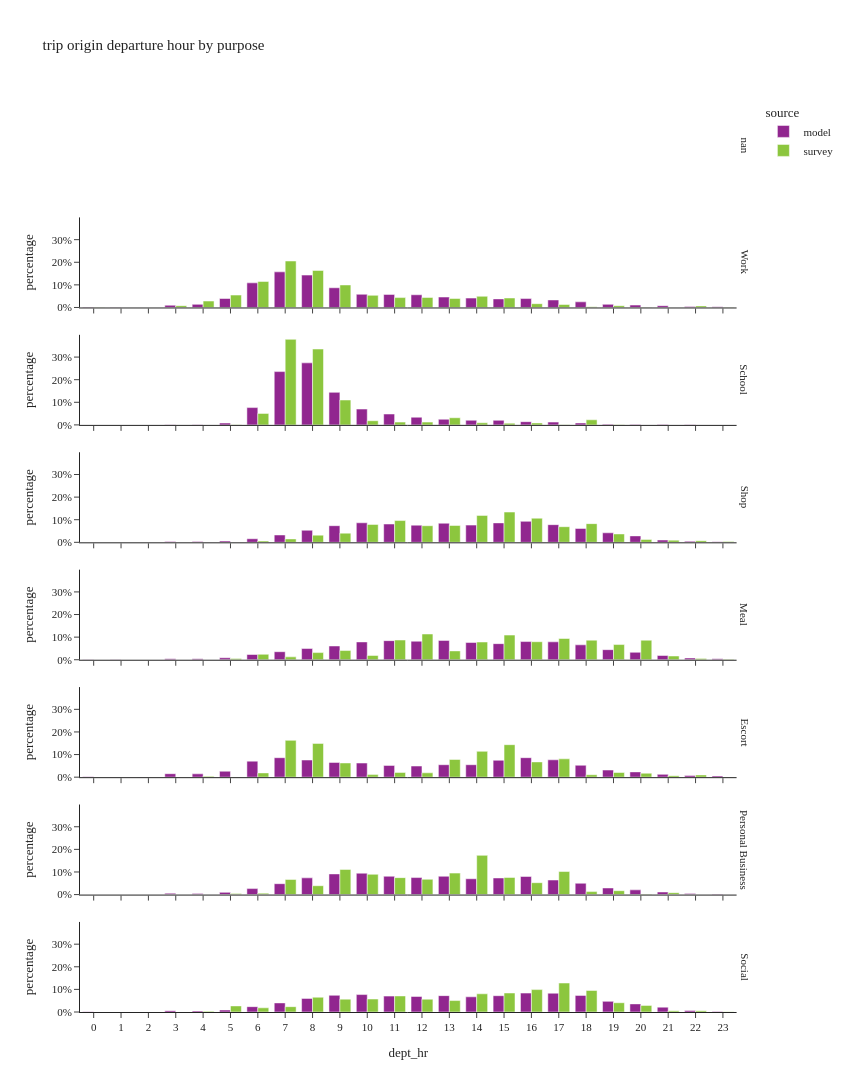

This figure's notebook cell:
### Code cell
df_plot = (
    df_trip.group_by(['dept_hr', 'dpurp_label', 'source'])
    .agg([
        pl.col('trexpfac').count().alias('sample_count'),
        pl.col('trexpfac').sum().alias('trexpfac')
    ])
    .with_columns(
        (pl.col('trexpfac') / pl.col('trexpfac').sum().over(['dpurp_label', 'source'])).alias('percentage')
    )
)

fig = px.bar(df_plot.sort(['source', 'dpurp_label']).to_pandas(),
             x="dept_hr", y="percentage", color="source", barmode="group",
             facet_row='dpurp_label',
             hover_data=['trexpfac', 'sample_count'],
             title="trip origin departure hour by purpose")
fig.update_layout(height=1500, width=850)
fig.for_each_annotation(lambda a: a.update(text=a.text.split("=")[-1]))
fig.for_each_xaxis(lambda a: a.update(dict(dtick=1, categoryorder='category ascending')))
fig.for_each_yaxis(lambda a: a.update(dict(tickformat=".0%")))
fig.show()

### Figure 1 — Plotly figure (JSON) as saved in the notebook; plotly's stock layout.template omitted (floating-point values rounded to 4 significant figures)
{"data": [{"alignmentgroup": "True", "customdata": [[7697.0, 7697.0], [22960.0, 22960.0], [89480.0, 89480.0], [85520.0, 85520.0], [3627.0, 3627.0], [21400.0, 21400.0], [308700.0, 308700.0], [84970.0, 84970.0], [339300.0, 339300.0], [121000.0, 121000.0], [99440.0, 99440.0], [9664.0, 9664.0], [124600.0, 124600.0], [71700.0, 71700.0], [53690.0, 53690.0], [30060.0, 30060.0], [2494.0, 2494.0], [16950.0, 16950.0], [234600.0, 234600.0], [81860.0, 81860.0], [859.0, 859.0], [29800.0, 29800.0], [125700.0, 125700.0], [187800.0, 187800.0]], "hovertemplate": "source=model<br>dpurp_label=Work<br>dept_hr=%{x}<br>percentage=%{y}<br>trexpfac=%{customdata[0]}<br>sample_count=%{customdata[1]}<extra></extra>", "legendgroup": "model", "marker": {"color": "#91268F", "pattern": {"shape": ""}}, "name": "model", "offsetgroup": "model", "orientation": "v", "showlegend": true, "textposition": "auto", "type": "bar", "x": [23, 20, 14, 5, 0, 3, 8, 16, 7, 12, 13, 22, 11, 17, 18, 19, 1, 21, 6, 15, 2, 4, 10, 9], "xaxis": "x7", "y": [0.003574, 0.01066, 0.04154, 0.03971, 0.001684, 0.009936, 0.1433, 0.03945, 0.1575, 0.05619, 0.04617, 0.004487, 0.05785, 0.03329, 0.02493, 0.01396, 0.001158, 0.00787, 0.1089, 0.03801, 0.0003988, 0.01384, 0.05836, 0.0872], "yaxis": "y7"}, {"alignmentgroup": "True", "customdata": [[1845.0, 1845.0], [5481.0, 5481.0], [8355.0, 8355.0], [51500.0, 51500.0], [537.0, 537.0], [13590.0, 13590.0], [158600.0, 158600.0], [659.0, 659.0], [5683.0, 5683.0], [47120.0, 47120.0], [10.0, 10.0], [22810.0, 22810.0], [52.0, 52.0], [2.0, 2.0], [32360.0, 32360.0], [16740.0, 16740.0], [1539.0, 1539.0], [96790.0, 96790.0], [93.0, 93.0], [184600.0, 184600.0], [13780.0, 13780.0], [900.0, 900.0], [9638.0, 9638.0]], "hovertemplate": "source=model<br>dpurp_label=School<br>dept_hr=%{x}<br>percentage=%{y}<br>trexpfac=%{customdata[0]}<br>sample_count=%{customdata[1]}<extra></extra>", "legendgroup": "model", "marker": {"color": "#91268F", "pattern": {"shape": ""}}, "name": "model", "offsetgroup": "model", "orientation": "v", "showlegend": false, "textposition": "auto", "type": "bar", "x": [19, 5, 17, 6, 3, 15, 7, 4, 18, 10, 0, 12, 23, 1, 11, 13, 20, 9, 22, 8, 14, 21, 16], "xaxis": "x6", "y": [0.002743, 0.008148, 0.01242, 0.07656, 0.0007983, 0.0202, 0.2358, 0.0009797, 0.008448, 0.07004, 1.487e-05, 0.03391, 7.73e-05, 2.973e-06, 0.04811, 0.02488, 0.002288, 0.1439, 0.0001383, 0.2744, 0.02048, 0.001338, 0.01433], "yaxis": "y6"}, {"alignmentgroup": "True", "customdata": [[67790.0, 67790.0], [12290.0, 12290.0], [21330.0, 21330.0], [8041.0, 8041.0], [111200.0, 111200.0], [153300.0, 153300.0], [335.0, 335.0], [158500.0, 158500.0], [180100.0, 180100.0], [87620.0, 87620.0], [7840.0, 7840.0], [59400.0, 59400.0], [1125.0, 1125.0], [168600.0, 168600.0], [32810.0, 32810.0], [5613.0, 5613.0], [127900.0, 127900.0], [176100.0, 176100.0], [9627.0, 9627.0], [193500.0, 193500.0], [179100.0, 179100.0], [162800.0, 162800.0], [158100.0, 158100.0], [791.0, 791.0]], "hovertemplate": "source=model<br>dpurp_label=Shop<br>dept_hr=%{x}<br>percentage=%{y}<br>trexpfac=%{customdata[0]}<br>sample_count=%{customdata[1]}<extra></extra>", "legendgroup": "model", "marker": {"color": "#91268F", "pattern": {"shape": ""}}, "name": "model", "offsetgroup": "model", "orientation": "v", "showlegend": false, "textposition": "auto", "type": "bar", "x": [7, 5, 21, 4, 8, 9, 2, 14, 10, 19, 3, 20, 0, 11, 6, 23, 18, 13, 22, 16, 15, 17, 12, 1], "xaxis": "x5", "y": [0.03253, 0.005899, 0.01024, 0.003859, 0.05339, 0.07357, 0.0001608, 0.07608, 0.08642, 0.04205, 0.003762, 0.0285, 0.0005399, 0.08091, 0.01574, 0.002694, 0.06136, 0.08451, 0.00462, 0.09286, 0.08593, 0.07811, 0.07589, 0.0003796], "yaxis": "y5"}, {"alignmentgroup": "True", "customdata": [[62690.0, 62690.0], [45850.0, 45850.0], [86890.0, 86890.0], [618.0, 618.0], [4657.0, 4657.0], [81460.0, 81460.0], [8982.0, 8982.0], [67850.0, 67850.0], [19360.0, 19360.0], [78390.0, 78390.0], [7912.0, 7912.0], [33800.0, 33800.0], [50990.0, 50990.0], [73220.0, 73220.0], [81110.0, 81110.0], [23790.0, 23790.0], [36560.0, 36560.0], [82750.0, 82750.0], [4241.0, 4241.0], [231.0, 231.0], [4187.0, 4187.0], [928.0, 928.0], [88130.0, 88130.0], [84320.0, 84320.0]], "hovertemplate": "source=model<br>dpurp_label=Meal<br>dept_hr=%{x}<br>percentage=%{y}<br>trexpfac=%{customdata[0]}<br>sample_count=%{customdata[1]}<extra></extra>", "legendgroup": "model", "marker": {"color": "#91268F", "pattern": {"shape": ""}}, "name": "model", "offsetgroup": "model", "orientation": "v", "showlegend": false, "textposition": "auto", "type": "bar", "x": [9, 19, 11, 1, 4, 17, 5, 18, 21, 14, 22, 20, 8, 15, 10, 6, 7, 16, 3, 2, 23, 0, 13, 12], "xaxis": "x4", "y": [0.06093, 0.04456, 0.08445, 0.0006006, 0.004526, 0.07917, 0.00873, 0.06594, 0.01881, 0.07618, 0.00769, 0.03285, 0.04956, 0.07116, 0.07883, 0.02312, 0.03553, 0.08043, 0.004122, 0.0002245, 0.004069, 0.0009019, 0.08565, 0.08195], "yaxis": "y4"}, {"alignmentgroup": "True", "customdata": [[587.0, 587.0], [1412.0, 1412.0], [91620.0, 91620.0], [127800.0, 127800.0], [118000.0, 118000.0], [91660.0, 91660.0], [143400.0, 143400.0], [124200.0, 124200.0], [25600.0, 25600.0], [143200.0, 143200.0], [126100.0, 126100.0], [52390.0, 52390.0], [2114.0, 2114.0], [87530.0, 87530.0], [38860.0, 38860.0], [20580.0, 20580.0], [9059.0, 9059.0], [43690.0, 43690.0], [108500.0, 108500.0], [11450.0, 11450.0], [86620.0, 86620.0], [81870.0, 81870.0], [24470.0, 24470.0], [104000.0, 104000.0]], "hovertemplate": "source=model<br>dpurp_label=Escort<br>dept_hr=%{x}<br>percentage=%{y}<br>trexpfac=%{customdata[0]}<br>sample_count=%{customdata[1]}<extra></extra>", "legendgroup": "model", "marker": {"color": "#91268F", "pattern": {"shape": ""}}, "name": "model", "offsetgroup": "model", "orientation": "v", "showlegend": false, "textposition": "auto", "type": "bar", "x": [2, 1, 13, 17, 6, 14, 16, 15, 3, 7, 8, 19, 0, 18, 20, 21, 23, 5, 9, 22, 11, 12, 4, 10], "xaxis": "x3", "y": [0.0003526, 0.0008481, 0.05503, 0.07679, 0.07089, 0.05505, 0.08615, 0.07463, 0.01538, 0.08602, 0.07576, 0.03147, 0.00127, 0.05257, 0.02334, 0.01236, 0.005441, 0.02624, 0.06517, 0.006878, 0.05203, 0.04918, 0.0147, 0.06247], "yaxis": "y3"}, {"alignmentgroup": "True", "customdata": [[69170.0, 69170.0], [78910.0, 78910.0], [8455.0, 8455.0], [9868.0, 9868.0], [4415.0, 4415.0], [60380.0, 60380.0], [69910.0, 69910.0], [63370.0, 63370.0], [25240.0, 25240.0], [17960.0, 17960.0], [63810.0, 63810.0], [81610.0, 81610.0], [43260.0, 43260.0], [2267.0, 2267.0], [41520.0, 41520.0], [22820.0, 22820.0], [64940.0, 64940.0], [55590.0, 55590.0], [4799.0, 4799.0], [318.0, 318.0], [117.0, 117.0], [3729.0, 3729.0], [69900.0, 69900.0], [522.0, 522.0]], "hovertemplate": "source=model<br>dpurp_label=Personal Business<br>dept_hr=%{x}<br>percentage=%{y}<br>trexpfac=%{customdata[0]}<br>sample_count=%{customdata[1]}<extra></extra>", "legendgroup": "model", "marker": {"color": "#91268F", "pattern": {"shape": ""}}, "name": "model", "offsetgroup": "model", "orientation": "v", "showlegend": false, "textposition": "auto", "type": "bar", "x": [16, 9, 5, 21, 4, 14, 11, 15, 19, 20, 8, 10, 18, 23, 7, 6, 12, 17, 3, 1, 2, 22, 13, 0], "xaxis": "x2", "y": [0.08016, 0.09145, 0.009798, 0.01144, 0.005117, 0.06998, 0.08102, 0.07344, 0.02924, 0.02082, 0.07394, 0.09458, 0.05013, 0.002627, 0.04811, 0.02645, 0.07526, 0.06442, 0.005562, 0.0003685, 0.0001356, 0.004322, 0.08101, 0.0006049], "yaxis": "y2"}, {"alignmentgroup": "True", "customdata": [[158100.0, 158100.0], [147200.0, 147200.0], [177700.0, 177700.0], [45800.0, 45800.0], [1663.0, 1663.0], [154200.0, 154200.0], [18620.0, 18620.0], [86000.0, 86000.0], [179000.0, 179000.0], [340.0, 340.0], [50440.0, 50440.0], [76880.0, 76880.0], [100700.0, 100700.0], [961.0, 961.0], [12860.0, 12860.0], [5745.0, 5745.0], [143700.0, 143700.0], [150400.0, 150400.0], [154900.0, 154900.0], [157300.0, 157300.0], [9889.0, 9889.0], [13550.0, 13550.0], [165000.0, 165000.0], [128900.0, 128900.0]], "hovertemplate": "source=model<br>dpurp_label=Social<br>dept_hr=%{x}<br>percentage=%{y}<br>trexpfac=%{customdata[0]}<br>sample_count=%{customdata[1]}<extra></extra>", "legendgroup": "model", "marker": {"color": "#91268F", "pattern": {"shape": ""}}, "name": "model", "offsetgroup": "model", "orientation": "v", "showlegend": false, "textposition": "auto", "type": "bar", "x": [9, 12, 17, 21, 0, 15, 5, 7, 16, 2, 6, 20, 19, 1, 3, 23, 14, 11, 13, 18, 4, 22, 10, 8], "xaxis": "x", "y": [0.07388, 0.0688, 0.08304, 0.02141, 0.0007772, 0.07205, 0.008702, 0.0402, 0.08366, 0.0001589, 0.02357, 0.03593, 0.04705, 0.0004491, 0.006008, 0.002685, 0.06715, 0.0703, 0.07239, 0.0735, 0.004622, 0.006333, 0.07712, 0.06022], "yaxis": "y"}, {"alignmentgroup": "True", "customdata": [[58900.0, 148.0], [81530.0, 102.0], [42240.0, 41.0], [24970.0, 55.0], [171100.0, 263.0], [1072.0, 6.0], [305400.0, 440.0], [1692.0, 12.0], [65060.0, 134.0], [804.7, 3.0], [12000.0, 20.0], [5589.0, 21.0], [62200.0, 86.0], [379.4, 9.0], [65960.0, 191.0], [73520.0, 105.0], [79760.0, 155.0], [243200.0, 433.0], [19360.0, 48.0], [148000.0, 261.0], [11830.0, 20.0], [272.3, 1.0], [10420.0, 6.0]], "hovertemplate": "source=survey<br>dpurp_label=Work<br>dept_hr=%{x}<br>percentage=%{y}<br>trexpfac=%{customdata[0]}<br>sample_count=%{customdata[1]}<extra></extra>", "legendgroup": "survey", "marker": {"color": "#8CC63E", "pattern": {"shape": ""}}, "name": "survey", "offsetgroup": "survey", "orientation": "v", "showlegend": true, "textposition": "auto", "type": "bar", "x": [13, 5, 4, 16, 6, 23, 7, 20, 11, 0, 3, 18, 15, 21, 12, 14, 10, 8, 17, 9, 19, 1, 22], "xaxis": "x7", "y": [0.03966, 0.05489, 0.02844, 0.01681, 0.1152, 0.0007217, 0.2056, 0.001139, 0.0438, 0.0005418, 0.008077, 0.003763, 0.04188, 0.0002555, 0.04441, 0.0495, 0.0537, 0.1637, 0.01303, 0.09963, 0.007964, 0.0001834, 0.007017], "yaxis": "y7"}, {"alignmentgroup": "True", "customdata": [[3816.0, 15.0], [6224.0, 8.0], [191500.0, 231.0], [25740.0, 26.0], [4735.0, 11.0], [55710.0, 55.0], [367.7, 3.0], [169800.0, 251.0], [15980.0, 15.0], [11450.0, 3.0], [576.4, 6.0], [6223.0, 11.0], [9332.0, 19.0], [117.8, 1.0], [4386.0, 8.0]], "hovertemplate": "source=survey<br>dpurp_label=School<br>dept_hr=%{x}<br>percentage=%{y}<br>trexpfac=%{customdata[0]}<br>sample_count=%{customdata[1]}<extra></extra>", "legendgroup": "survey", "marker": {"color": "#8CC63E", "pattern": {"shape": ""}}, "name": "survey", "offsetgroup": "survey", "orientation": "v", "showlegend": false, "textposition": "auto", "type": "bar", "x": [15, 12, 7, 6, 14, 9, 5, 8, 13, 18, 17, 11, 10, 19, 16], "xaxis": "x6", "y": [0.007543, 0.0123, 0.3785, 0.05088, 0.00936, 0.1101, 0.0007268, 0.3356, 0.03159, 0.02263, 0.001139, 0.0123, 0.01845, 0.0002328, 0.00867], "yaxis": "y6"}, {"alignmentgroup": "True", "customdata": [[19920.0, 51.0], [11570.0, 10.0], [184900.0, 227.0], [128400.0, 146.0], [113900.0, 217.0], [9189.0, 11.0], [570.9, 1.0], [165700.0, 203.0], [23310.0, 36.0], [15060.0, 13.0], [115700.0, 198.0], [49360.0, 68.0], [4775.0, 7.0], [71.73, 1.0], [123000.0, 217.0], [207800.0, 207.0], [149500.0, 251.0], [63020.0, 140.0], [107300.0, 188.0], [1198.0, 1.0], [57500.0, 135.0], [795.3, 4.0]], "hovertemplate": "source=survey<br>dpurp_label=Shop<br>dept_hr=%{x}<br>percentage=%{y}<br>trexpfac=%{customdata[0]}<br>sample_count=%{customdata[1]}<extra></extra>", "legendgroup": "survey", "marker": {"color": "#8CC63E", "pattern": {"shape": ""}}, "name": "survey", "offsetgroup": "survey", "orientation": "v", "showlegend": false, "textposition": "auto", "type": "bar", "x": [20, 22, 14, 18, 12, 6, 2, 16, 7, 21, 13, 8, 23, 0, 10, 15, 11, 9, 17, 4, 19, 5], "xaxis": "x5", "y": [0.01283, 0.00745, 0.1191, 0.08269, 0.07339, 0.005919, 0.0003678, 0.1067, 0.01501, 0.009701, 0.07451, 0.0318, 0.003076, 4.621e-05, 0.07922, 0.1339, 0.09629, 0.0406, 0.06909, 0.0007714, 0.03704, 0.0005123], "yaxis": "y5"}, {"alignmentgroup": "True", "customdata": [[61880.0, 115.0], [11830.0, 15.0], [47980.0, 73.0], [27920.0, 96.0], [4300.0, 9.0], [61740.0, 52.0], [77850.0, 82.0], [17150.0, 15.0], [1436.0, 3.0], [56000.0, 63.0], [56910.0, 98.0], [29060.0, 60.0], [22600.0, 44.0], [3976.0, 3.0], [13530.0, 40.0], [81280.0, 154.0], [62290.0, 126.0], [9104.0, 32.0], [67040.0, 126.0]], "hovertemplate": "source=survey<br>dpurp_label=Meal<br>dept_hr=%{x}<br>percentage=%{y}<br>trexpfac=%{customdata[0]}<br>sample_count=%{customdata[1]}<extra></extra>", "legendgroup": "survey", "marker": {"color": "#8CC63E", "pattern": {"shape": ""}}, "name": "survey", "offsetgroup": "survey", "orientation": "v", "showlegend": false, "textposition": "auto", "type": "bar", "x": [18, 21, 19, 13, 22, 20, 15, 6, 23, 14, 16, 9, 8, 5, 10, 12, 11, 7, 17], "xaxis": "x4", "y": [0.08668, 0.01657, 0.06721, 0.03911, 0.006023, 0.08648, 0.1091, 0.02403, 0.002012, 0.07845, 0.07972, 0.04071, 0.03166, 0.00557, 0.01895, 0.1139, 0.08726, 0.01275, 0.0939], "yaxis": "y4"}, {"alignmentgroup": "True", "customdata": [[12530.0, 49.0], [22330.0, 61.0], [592.3, 8.0], [7794.0, 14.0], [94250.0, 114.0], [189200.0, 189.0], [132900.0, 145.0], [13110.0, 60.0], [21920.0, 27.0], [91000.0, 77.0], [173600.0, 204.0], [20300.0, 20.0], [23890.0, 44.0], [167100.0, 180.0], [24400.0, 44.0], [607.6, 3.0], [73020.0, 76.0], [9.165, 1.0], [78490.0, 131.0], [4054.0, 1.0], [11510.0, 12.0]], "hovertemplate": "source=survey<br>dpurp_label=Escort<br>dept_hr=%{x}<br>percentage=%{y}<br>trexpfac=%{customdata[0]}<br>sample_count=%{customdata[1]}<extra></extra>", "legendgroup": "survey", "marker": {"color": "#8CC63E", "pattern": {"shape": ""}}, "name": "survey", "offsetgroup": "survey", "orientation": "v", "showlegend": false, "textposition": "auto", "type": "bar", "x": [18, 12, 5, 21, 17, 7, 14, 10, 6, 13, 8, 20, 19, 15, 11, 23, 9, 0, 16, 4, 22], "xaxis": "x3", "y": [0.01078, 0.01921, 0.0005094, 0.006704, 0.08107, 0.1628, 0.1143, 0.01128, 0.01885, 0.07827, 0.1493, 0.01746, 0.02055, 0.1437, 0.02099, 0.0005226, 0.0628, 7.883e-06, 0.06751, 0.003487, 0.009898], "yaxis": "y3"}, {"alignmentgroup": "True", "customdata": [[5354.0, 3.0], [57300.0, 131.0], [11030.0, 16.0], [65160.0, 59.0], [3849.0, 14.0], [48420.0, 88.0], [8418.0, 38.0], [2933.0, 4.0], [47930.0, 106.0], [60680.0, 115.0], [43190.0, 105.0], [110900.0, 118.0], [25040.0, 72.0], [197.4, 1.0], [33600.0, 79.0], [1296.0, 4.0], [71100.0, 116.0], [42740.0, 55.0]], "hovertemplate": "source=survey<br>dpurp_label=Personal Business<br>dept_hr=%{x}<br>percentage=%{y}<br>trexpfac=%{customdata[0]}<br>sample_count=%{customdata[1]}<extra></extra>", "legendgroup": "survey", "marker": {"color": "#8CC63E", "pattern": {"shape": ""}}, "name": "survey", "offsetgroup": "survey", "orientation": "v", "showlegend": false, "textposition": "auto", "type": "bar", "x": [21, 10, 19, 17, 6, 15, 18, 5, 11, 13, 12, 14, 8, 22, 16, 20, 9, 7], "xaxis": "x2", "y": [0.008378, 0.08965, 0.01726, 0.102, 0.006023, 0.07576, 0.01317, 0.004589, 0.075, 0.09495, 0.06758, 0.1735, 0.03917, 0.0003089, 0.05257, 0.002027, 0.1112, 0.06687], "yaxis": "y2"}, {"alignmentgroup": "True", "customdata": [[34920.0, 93.0], [39870.0, 26.0], [108.6, 2.0], [39.74, 1.0], [84350.0, 175.0], [83910.0, 168.0], [43440.0, 79.0], [105200.0, 181.0], [8384.0, 39.0], [96880.0, 174.0], [8509.0, 11.0], [4710.0, 7.0], [124700.0, 273.0], [190000.0, 377.0], [84960.0, 211.0], [75010.0, 151.0], [141200.0, 287.0], [27390.0, 67.0], [119300.0, 204.0], [1749.0, 2.0], [146900.0, 276.0], [60860.0, 179.0]], "hovertemplate": "source=survey<br>dpurp_label=Social<br>dept_hr=%{x}<br>percentage=%{y}<br>trexpfac=%{customdata[0]}<br>sample_count=%{customdata[1]}<extra></extra>", "legendgroup": "survey", "marker": {"color": "#8CC63E", "pattern": {"shape": ""}}, "name": "survey", "offsetgroup": "survey", "orientation": "v", "showlegend": false, "textposition": "auto", "type": "bar", "x": [7, 5, 0, 3, 9, 12, 20, 11, 21, 8, 22, 4, 15, 17, 10, 13, 18, 6, 14, 23, 16, 19], "xaxis": "x", "y": [0.02356, 0.0269, 7.326e-05, 2.681e-05, 0.05691, 0.05661, 0.0293, 0.07098, 0.005656, 0.06536, 0.00574, 0.003177, 0.08411, 0.1282, 0.05732, 0.0506, 0.09528, 0.01848, 0.08046, 0.00118, 0.09907, 0.04106], "yaxis": "y"}], "layout": {"annotations": [{"font": {}, "showarrow": false, "text": "Social", "textangle": 90, "x": 0.98, "xanchor": "left", "xref": "paper", "y": 0.04938, "yanchor": "middle", "yref": "paper"}, {"font": {}, "showarrow": false, "text": "Personal Business", "textangle": 90, "x": 0.98, "xanchor": "left", "xref": "paper", "y": 0.1781, "yanchor": "middle", "yref": "paper"}, {"font": {}, "showarrow": false, "text": "Escort", "textangle": 90, "x": 0.98, "xanchor": "left", "xref": "paper", "y": 0.3069, "yanchor": "middle", "yref": "paper"}, {"font": {}, "showarrow": false, "text": "Meal", "textangle": 90, "x": 0.98, "xanchor": "left", "xref": "paper", "y": 0.4356, "yanchor": "middle", "yref": "paper"}, {"font": {}, "showarrow": false, "text": "Shop", "textangle": 90, "x": 0.98, "xanchor": "left", "xref": "paper", "y": 0.5644, "yanchor": "middle", "yref": "paper"}, {"font": {}, "showarrow": false, "text": "School", "textangle": 90, "x": 0.98, "xanchor": "left", "xref": "paper", "y": 0.6931, "yanchor": "middle", "yref": "paper"}, {"font": {}, "showarrow": false, "text": "Work", "textangle": 90, "x": 0.98, "xanchor": "left", "xref": "paper", "y": 0.8219, "yanchor": "middle", "yref": "paper"}, {"font": {}, "showarrow": false, "text": "nan", "textangle": 90, "x": 0.98, "xanchor": "left", "xref": "paper", "y": 0.9506, "yanchor": "middle", "yref": "paper"}], "barmode": "group", "height": 1500, "legend": {"title": {"text": "source"}, "tracegroupgap": 0}, "title": {"text": "trip origin departure hour by purpose"}, "width": 850, "xaxis": {"anchor": "y", "categoryorder": "category ascending", "domain": [0.0, 0.98], "dtick": 1, "title": {"text": "dept_hr"}}, "xaxis2": {"anchor": "y2", "categoryorder": "category ascending", "domain": [0.0, 0.98], "dtick": 1, "matches": "x", "showticklabels": false}, "xaxis3": {"anchor": "y3", "categoryorder": "category ascending", "domain": [0.0, 0.98], "dtick": 1, "matches": "x", "showticklabels": false}, "xaxis4": {"anchor": "y4", "categoryorder": "category ascending", "domain": [0.0, 0.98], "dtick": 1, "matches": "x", "showticklabels": false}, "xaxis5": {"anchor": "y5", "categoryorder": "category ascending", "domain": [0.0, 0.98], "dtick": 1, "matches": "x", "showticklabels": false}, "xaxis6": {"anchor": "y6", "categoryorder": "category ascending", "domain": [0.0, 0.98], "dtick": 1, "matches": "x", "showticklabels": false}, "xaxis7": {"anchor": "y7", "categoryorder": "category ascending", "domain": [0.0, 0.98], "dtick": 1, "matches": "x", "showticklabels": false}, "xaxis8": {"anchor": "y8", "categoryorder": "category ascending", "domain": [0.0, 0.98], "dtick": 1, "matches": "x", "showticklabels": false}, "yaxis": {"anchor": "x", "domain": [0.0, 0.09875], "tickformat": ".0%", "title": {"text": "percentage"}}, "yaxis2": {"anchor": "x2", "domain": [0.1288, 0.2275], "matches": "y", "tickformat": ".0%", "title": {"text": "percentage"}}, "yaxis3": {"anchor": "x3", "domain": [0.2575, 0.3563], "matches": "y", "tickformat": ".0%", "title": {"text": "percentage"}}, "yaxis4": {"anchor": "x4", "domain": [0.3862, 0.485], "matches": "y", "tickformat": ".0%", "title": {"text": "percentage"}}, "yaxis5": {"anchor": "x5", "domain": [0.515, 0.6138], "matches": "y", "tickformat": ".0%", "title": {"text": "percentage"}}, "yaxis6": {"anchor": "x6", "domain": [0.6438, 0.7425], "matches": "y", "tickformat": ".0%", "title": {"text": "percentage"}}, "yaxis7": {"anchor": "x7", "domain": [0.7725, 0.8712], "matches": "y", "tickformat": ".0%", "title": {"text": "percentage"}}, "yaxis8": {"anchor": "x8", "domain": [0.9012, 1.0], "matches": "y", "tickformat": ".0%", "title": {"text": "percentage"}}}}
